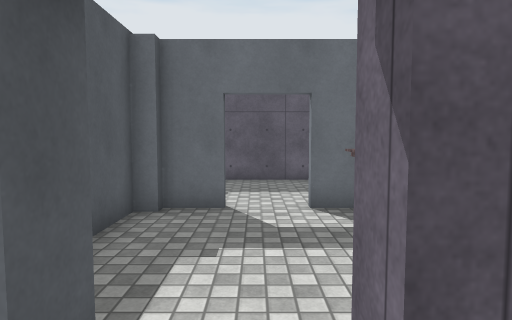
view 1 (above)

24 first-person views from a walk through a 3-D level made in the Unity game engine. The camera is 1.5 m above the floor, tilts 4° down and sees 75° across. The floor is counted in squares, 1 m on a side. Each view is taken from the middle of a square. On the plan, view 1 faces up. The plan holds only what a view shows up to about 15 squares ahead; the rest is blank. The place goes on beyond the plan. The player is left out. Door leaves are left out, so doorways stand open. Some surface patterns are stand-ins.

view 2
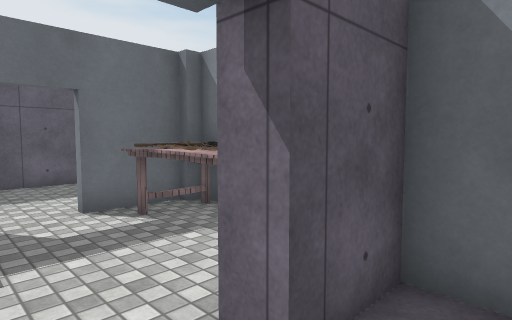

view 3
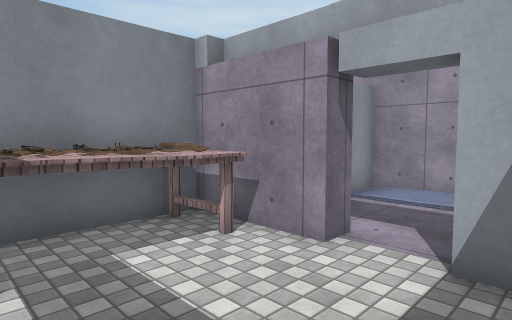

view 4
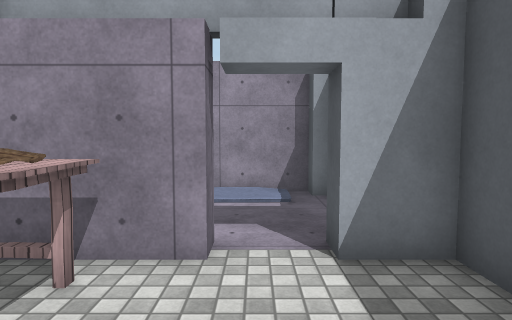

view 5
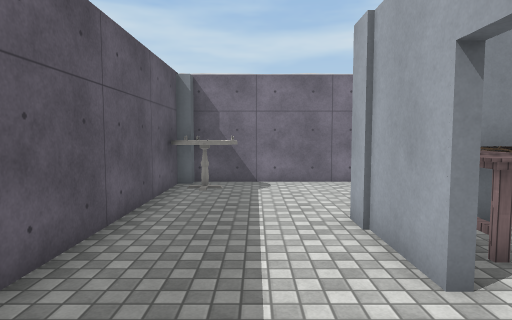

view 6
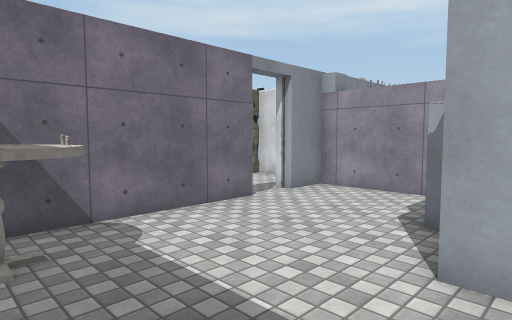

view 7
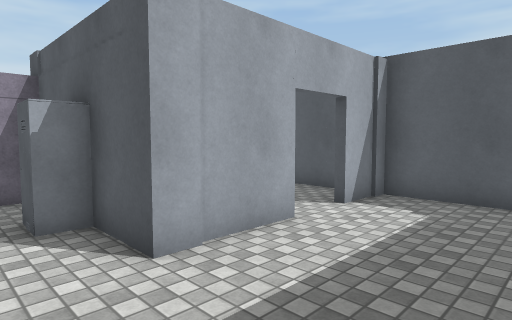

view 8
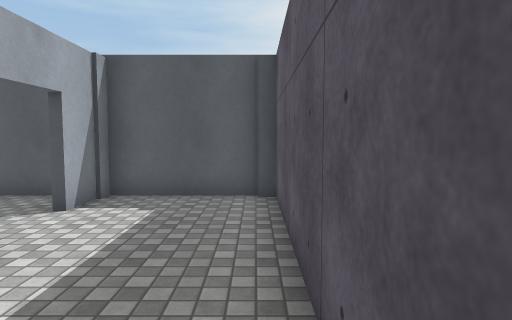

view 9
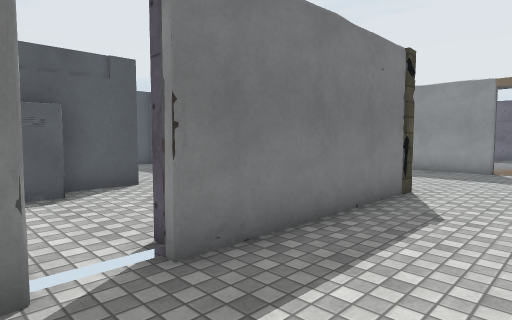

view 10
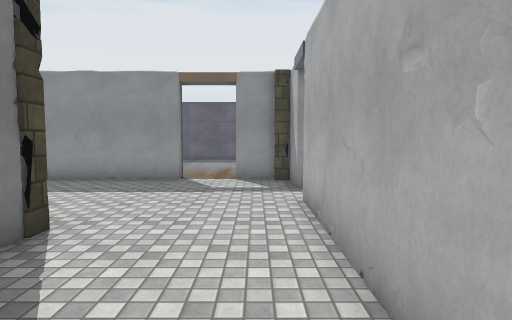

view 11
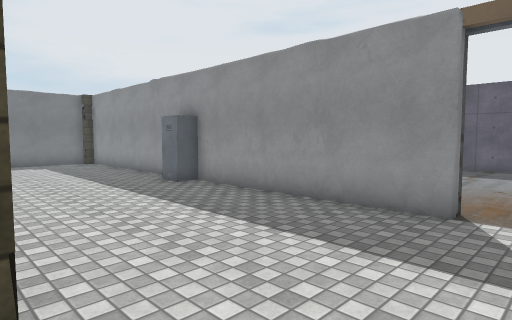

view 12
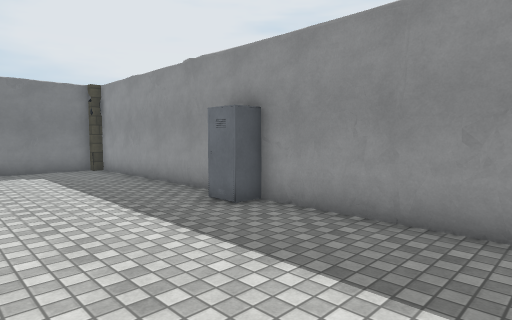

view 13
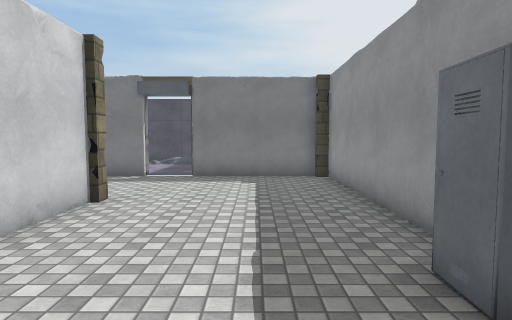

view 14
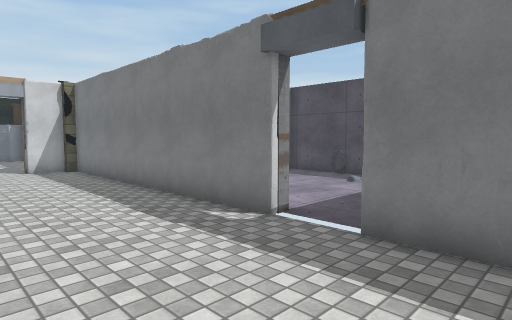

view 15
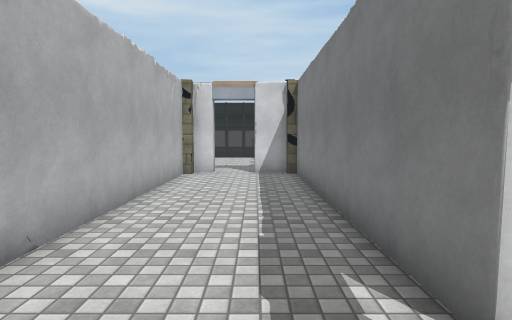

view 16
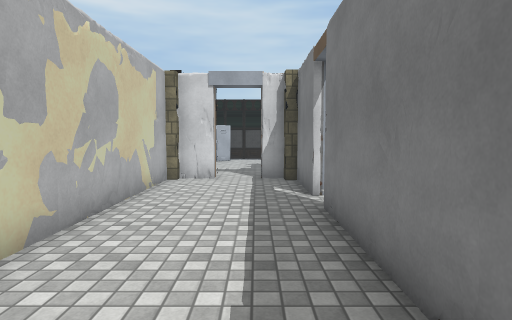

view 17
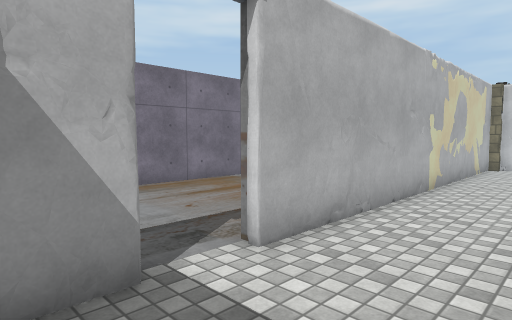

view 18
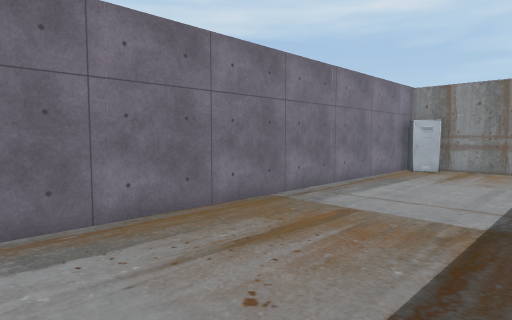

view 19
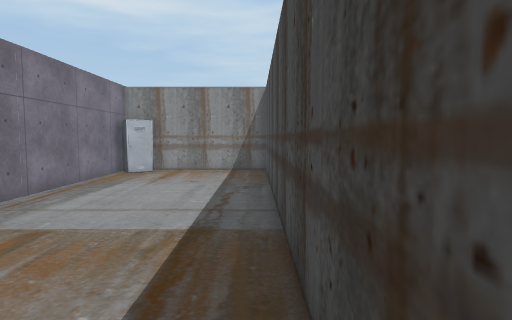

view 20
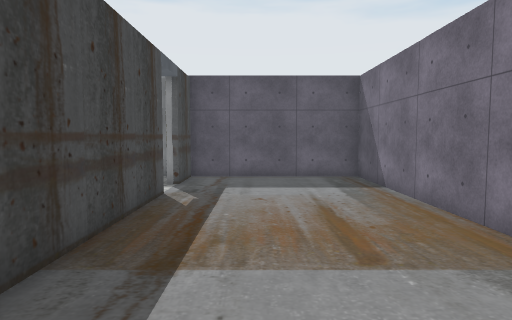

view 21
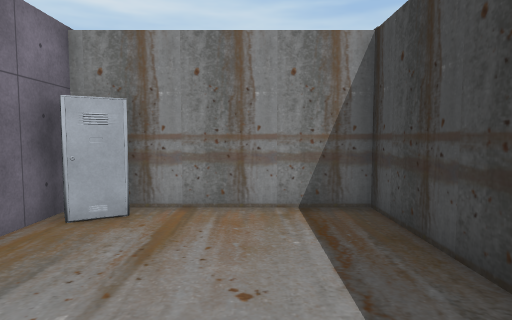

view 22
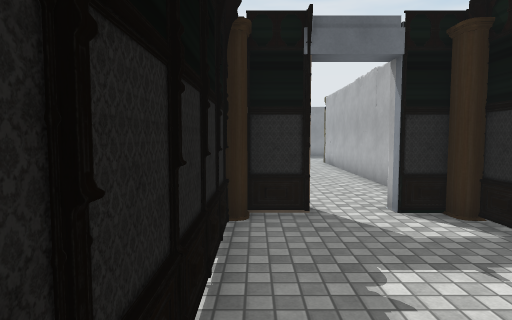

view 23
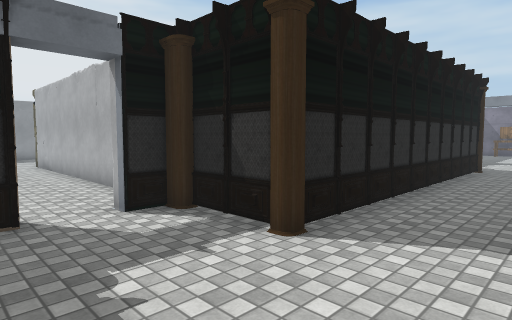

view 24
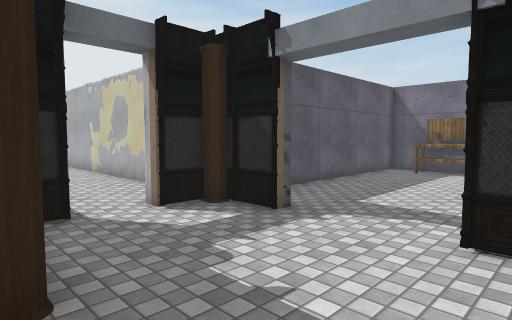

### Floor plan
Key: @ floor where view 1 was taken; # wall or solid block; . main floor; : floor 0.25 m higher than the main floor; D open door; T table; C closet; P pillar; B bench; O other object.
Columns run from 9 left of view 1 to 24 right of it. Each row starts with its distance up from view 1.
 19  ###################.##########
 18  #.........C...........#......#
 17  #.....................#......#
 16  #............................#
 15  #............................#
 14  #.....................#......#
 13 .......................#......#
 12 ......P###########PP...#......#
 11 .#....##::::::::OO#....#......#
 10  #....#:::::::::OO#....#......#
  9  #....#:::::::::::#....#......#
  8  #....#:::::::::::#....#......#
  7  #....###::###::::#....#......#
  6  #....#::::TT#::::#....#......#
  5  #....#::::TTCC::::....#......#
  4  #....#::::TT#C::::....#......#
  3  #....#::::TT#::::#....#......#
  2  #....##DD#########....#......#
  1  #....###D###     #....#.....C#
  0  #P#.## :@::#      P..############
 -1  ##...# ::::#      #..##.........#
 -2  #....# ::::#       ...#........BB
 -3  #....#######       ............BB
 -4  #....#############.............BB
 -5  #...........................
 -6  #. ..........      ...#.
 -7   .  ..           .  ..

Where each view was taken, in squares from view 1:
view 1: 0 up, 0 right, facing up
view 2: 0 up, 1 left, facing up-right
view 3: 6 up, 2 left, facing down-right
view 4: 6 up, 0 right, facing down
view 5: 9 up, 2 left, facing right
view 6: 11 up, 3 right, facing down-right
view 7: 11 up, 6 right, facing down-left
view 8: 11 up, 6 right, facing left
view 9: 3 up, 13 right, facing up-left
view 10: 7 up, 13 right, facing up
view 11: 12 up, 12 right, facing up-left
view 12: 13 up, 8 right, facing up-left
view 13: 16 up, 5 right, facing left
view 14: 16 up, 3 left, facing down-left
view 15: 14 up, 6 left, facing down
view 16: 12 up, 11 right, facing down
view 17: 18 up, 11 right, facing down-right
view 18: 16 up, 15 right, facing down-right
view 19: 15 up, 15 right, facing down
view 20: 6 up, 17 right, facing up
view 21: 7 up, 17 right, facing down
view 22: 7 down, 7 left, facing up
view 23: 7 down, 7 left, facing up-right
view 24: 7 down, 9 right, facing up-right
